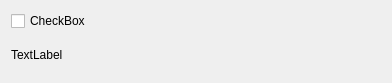
<?xml version="1.0" encoding="UTF-8"?>
<ui version="4.0">
 <class>TheWidgetItem</class>
 <widget class="QWidget" name="TheWidgetItem">
  <property name="geometry">
   <rect>
    <x>0</x>
    <y>0</y>
    <width>392</width>
    <height>83</height>
   </rect>
  </property>
  <property name="windowTitle">
   <string>Form</string>
  </property>
  <layout class="QGridLayout" name="gridLayout">
   <item row="0" column="0">
    <layout class="QGridLayout" name="gridLayout_2">
     <property name="sizeConstraint">
      <enum>QLayout::SetMaximumSize</enum>
     </property>
     <item row="0" column="0">
      <layout class="QHBoxLayout" name="horizontalLayout_2">
       <item>
        <widget class="QCheckBox" name="checkBoxLabel">
         <property name="text">
          <string>CheckBox</string>
         </property>
        </widget>
       </item>
      </layout>
     </item>
     <item row="1" column="0">
      <layout class="QHBoxLayout" name="horizontalLayout">
       <item>
        <widget class="QLabel" name="DateLabel">
         <property name="text">
          <string>TextLabel</string>
         </property>
        </widget>
       </item>
      </layout>
     </item>
    </layout>
   </item>
  </layout>
 </widget>
 <resources/>
 <connections/>
</ui>
